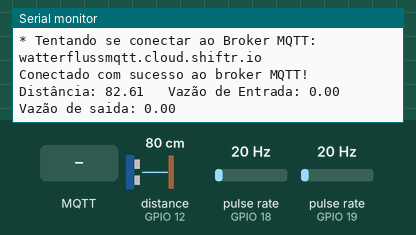
This sketch was run on a simulated ESP32. On the bench: the last lines printed to the serial monitor. Wiring (inferred from the names in the program): ultrasonic range finder: trigger GPIO 13; echo GPIO 12; 2 × pulse sensor: data GPIO 18 / data GPIO 19. The inputs (shaded band) are chosen by the test bench; at power-on: distance to the obstacle (sensor on GPIO 12) 80 cm, pulse rate (sensors on GPIO 18, GPIO 19) 20 Hz. The echo pulse lasts 58.3 µs per cm; WiFi joins after 1.5 s; servers stay silent unless stated; no MQTT or app messages arrive unless stated.

Above: at 2.7 s.
2.8 s: MQTT message "1" arrives on the first subscribed topic
At 4.0 s:
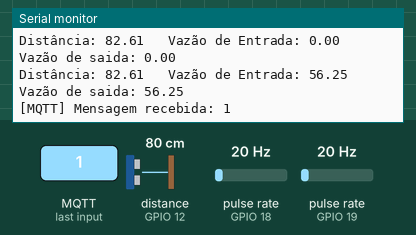
4.4 s: MQTT message "on" arrives on the first subscribed topic
At 6.4 s:
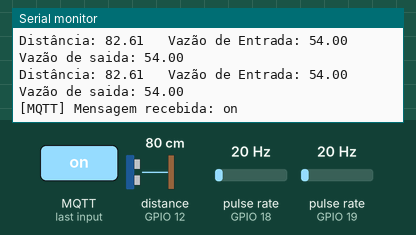
6.8 s: MQTT message "off" arrives on the first subscribed topic
At 8.7 s:
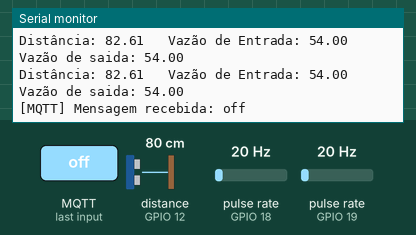
9.3 s: distance to the obstacle (sensor on GPIO 12) set to 2 cm
At 10.6 s:
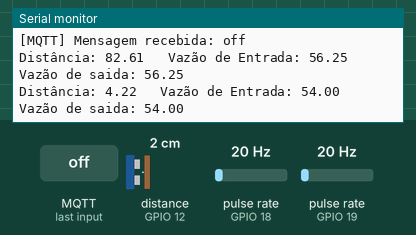
10.8 s: pulse rate (sensor on GPIO 18) set to 4 Hz
At 12.0 s:
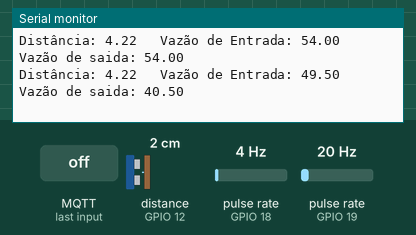
12.3 s: pulse rate (sensor on GPIO 19) set to 4 Hz
At 13.2 s:
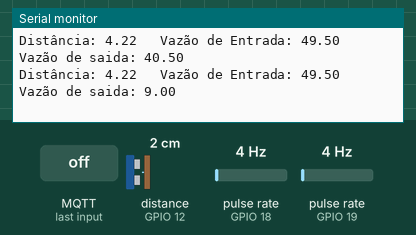
Timing chart, 0 to 14.8 s (numbered marks = the images above; inputs shaded):
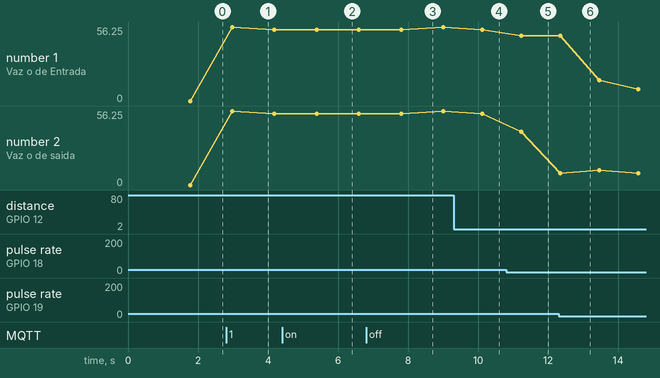

Measured:
- after the input at 2.8 s, the serial monitor: prints a new line after 0.18 s (image 1)
- after the input at 4.4 s, the serial monitor: prints a new line after 0.99 s (image 2)
- after the input at 6.8 s, the serial monitor: prints a new line after 1.0 s (image 3)
- after the input at 9.3 s, the serial monitor: prints a new line after 0.82 s (image 4)
- after the input at 10.8 s, the serial monitor: prints a new line after 0.43 s (image 5)
- plotted number 2: 54 → 40.5 after the input at 10.8 s

The sketch:

Projeto_tecnicoV4.ino
```cpp
/* Bibliotecas */
#include <WiFi.h> /* Header para uso das funcionalidades de wi-fi do ESP32 */
#include <PubSubClient.h>  /*  Header para uso da biblioteca PubSubClient */

#define MSG_BUFFER_SIZE (50)
char msgDistancia[MSG_BUFFER_SIZE];
char msgVEntrada[MSG_BUFFER_SIZE];
char msgVSaida[MSG_BUFFER_SIZE];

/* Tópico MQTT para recepção de informações do broker MQTT para ESP32 */
#define TOPICO_SUBSCRIBE "Recebe_informacao"

/* Tópicos MQTT para envio de informações do ESP32 para broker MQTT */
#define TOPICO_PUBLISH_DISTANCIA   "Distancia"
#define TOPICO_PUBLISH_VAZAO_ENTRADA   "VazaoEntrada"
#define TOPICO_PUBLISH_VAZAO_SAIDA   "VazaoSaida"
#define ID_MQTT  "WatterFluss_MQTT" /* id mqtt (para identificação de sessão) */

/*  Variáveis e constantes globais */
const char* SSID = "WILLIAM 2G"; /* SSID / nome da rede WI-FI que deseja se conectar */
const char* PASSWORD = "31997406098";  /*  Senha da rede WI-FI que deseja se conectar */
const char* BROKER_MQTT = "watterflussmqtt.cloud.shiftr.io"; /* URL do broker MQTT Utilizado */
const char* USERNAME_MQTT = "watterflussmqtt";
const char* PASSWORD_MQTT = "isTz40tgY7yWkMQa";
int BROKER_PORT = 1883;/* Porta do Broker MQTT */
unsigned long currentTime;
unsigned long lastTime;
double fluxoEntrada;
unsigned long  flow_frequencyEntrada;
double fluxoSaida;
unsigned long  flow_frequencySaida;
float distancia;

/*Pinos*/
int flowPinEntrada = 19;    //Este é o pino de entrada do sensor de Vazão de Entrada
int flowPinSaida = 18;    //Este é o pino de entrada do sensor de Vazão de Saida
int pinTrigger = 13;  //Este é o pino de entrada do pulso
int pinEcho = 12;  //Este é o pino de Saida do pulso

/* Variáveis e objetos globais */
WiFiClient espClient;
PubSubClient MQTT(espClient);

/*Funções */
void init_serial(void);//Inicia
void init_wifi(void);
void init_mqtt(void);
void reconnect_wifi(void);
void mqtt_callback(char* topic, byte* payload, unsigned int length);
void verifica_conexoes_wifi_mqtt(void);
float leituraSimples(); //Realiza a leitura unitaria de Distancia
float calcularDistancia(); //Realiza o calculo médio das distancias unitarias
void sonarBegin(byte trig ,byte echo);

/*
 *  Implementações das funções
 */

void ICACHE_RAM_ATTR flowEntrada () { // Função Interrupção
   flow_frequencyEntrada++; //Quando essa função é chamada, soma-se 1 a variável
}
void ICACHE_RAM_ATTR flowSaida () { // Função Interrupção
   flow_frequencySaida++; //Quando essa função é chamada, soma-se 1 a variável
}
void setup()
{
    init_wifi();
    init_mqtt();
    pinMode(flowPinEntrada, INPUT);
    pinMode(flowPinSaida, INPUT);
    init_serial();
    sonarBegin(pinTrigger,pinEcho);
    attachInterrupt(digitalPinToInterrupt(flowPinEntrada), flowEntrada, RISING); // Setup Interrupt
    attachInterrupt(digitalPinToInterrupt(flowPinSaida), flowSaida, RISING); // Setup Interrupt
    currentTime = millis();
   lastTime = currentTime;
}

/* Função: inicializa comunicação serial com baudrate 115200 (para fins de monitorar no terminal serial o que está acontecendo.*/
void init_serial()
{
    Serial.begin(115200);
}

/* Função: inicializa e conecta-se na rede WI-FI desejada*/
void init_wifi(void)
{
    delay(10);
    Serial.println("------Conexao WI-FI------");
    Serial.print("Conectando-se na rede: ");
    Serial.println(SSID);
    Serial.println("Aguarde");
    reconnect_wifi();
}

/* Função: inicializa parâmetros de conexão MQTT(endereço do broker, porta e seta função de callback)*/
void init_mqtt(void)
{
    /* informa a qual broker e porta deve ser conectado */
    MQTT.setServer(BROKER_MQTT, BROKER_PORT);
    /* atribui função de callback (função chamada quando qualquer informação do
    tópico subescrito chega) */
    MQTT.setCallback(mqtt_callback);
}

/* Função: função de callback
 *          esta função é chamada toda vez que uma informação de
 *          um dos tópicos subescritos chega)
 * */
void mqtt_callback(char* topic, byte* payload, unsigned int length)
{
    String msg;

    //obtem a string do payload recebido
    for(int i = 0; i < length; i++)
    {
       char c = (char)payload[i];
       msg += c;
    }
    Serial.print("[MQTT] Mensagem recebida: ");
    Serial.println(msg);
}

/* Função: reconecta-se ao broker MQTT (caso ainda não esteja conectado ou em caso de a conexão cair)
 *          em caso de sucesso na conexão ou reconexão, o subscribe dos tópicos é refeito.
 */
void reconnect_mqtt(void)
{
    while (!MQTT.connected())
    {
        Serial.print("* Tentando se conectar ao Broker MQTT: ");
        Serial.println(BROKER_MQTT);
        if (MQTT.connect(ID_MQTT,USERNAME_MQTT,PASSWORD_MQTT))
        {
            Serial.println("Conectado com sucesso ao broker MQTT!");
            MQTT.subscribe(TOPICO_SUBSCRIBE);
        }
        else
        {
            Serial.println("Falha ao reconectar no broker.");
            Serial.println("Havera nova tentatica de conexao em 2s");
            delay(2000);
        }
    }
}

/* Função: reconecta-se ao WiFi*/
void reconnect_wifi()
{
    /* se já está conectado a rede WI-FI, nada é feito.
       Caso contrário, são efetuadas tentativas de conexão */
    if (WiFi.status() == WL_CONNECTED)
        return;

    WiFi.begin(SSID, PASSWORD);

    while (WiFi.status() != WL_CONNECTED)
    {
        delay(100);
        Serial.print(".");
    }

    Serial.println();
    Serial.print("Conectado com sucesso na rede ");
    Serial.print(SSID);
    Serial.println("IP obtido: ");
    Serial.println(WiFi.localIP());
}

/* Função: verifica o estado das conexões WiFI e ao broker MQTT.
 *         Em caso de desconexão (qualquer uma das duas), a conexão
 *         é refeita.
 */
void verifica_conexoes_wifi_mqtt(void)
{
    /* se não há conexão com o WiFI, a conexão é refeita */
    reconnect_wifi();
    /* se não há conexão com o Broker, a conexão é refeita */
    if (!MQTT.connected())
        reconnect_mqtt();
}

/* programa principal */
void loop()
{
    verifica_conexoes_wifi_mqtt(); /* garante funcionamento das conexões WiFi e ao broker MQTT */
    currentTime = millis();
    interrupts();  //sei(); // Enable interrupts
    if(currentTime >= (lastTime + 1000)){
      lastTime = currentTime;
      fluxoEntrada = (flow_frequencyEntrada * 2.25); //Conta os pulsos no último segundo e multiplica por 2,25mL, que é a vazão de cada pulso
      flow_frequencyEntrada = 0;
      fluxoSaida = (flow_frequencySaida * 2.25); //Conta os pulsos no último segundo e multiplica por 2,25mL, que é a vazão de cada pulso
      flow_frequencySaida = 0;
  }
    distancia = calcularDistancia();
    sprintf(msgDistancia,"%f",distancia);
    sprintf(msgVEntrada,"%f",fluxoEntrada);
    sprintf(msgVSaida,"%f",fluxoSaida);
    Serial.print("Distância: ");
    Serial.print(distancia);
    Serial.print("   Vazão de Entrada: ");
    Serial.print(fluxoEntrada);
    Serial.print("   Vazão de saida: ");
    Serial.println(fluxoSaida);

    /* Envia frase ao broker MQTT */
    MQTT.publish(TOPICO_PUBLISH_VAZAO_ENTRADA,msgVEntrada);
    MQTT.publish(TOPICO_PUBLISH_VAZAO_SAIDA, msgVSaida);
    MQTT.publish(TOPICO_PUBLISH_DISTANCIA, msgDistancia);
    /* keep-alive da comunicação com broker MQTT */
    MQTT.loop();
    /* Aguarda 1 segundo para próximo envio */
    delay(1000);
}
void sonarBegin(byte trig ,byte echo) {
  #define divisor 58.0
  #define intervaloMedida 5 // MÁXIMO 35 mS PARA ATÉ 6,0M MIN 5mS PARA ATÉ 0,8M
  #define qtdMedidas 20 // QUANTIDADE DE MEDIDAS QUE SERÃO FEITAS
  pinMode(trig, OUTPUT);
  pinMode(echo, INPUT);
  digitalWrite(trig, LOW); // DESLIGA O TRIGGER E ESPERA 500 uS
  delayMicroseconds(500);

}
float calcularDistancia() {
  float leituraSum = 0;
  float resultado = 0;
  for (int index = 0; index < qtdMedidas; index++) {
    delay(intervaloMedida);
    leituraSum += leituraSimples();
  }
  resultado = (float) leituraSum / qtdMedidas;
  resultado = resultado + 2.2;
  return resultado;
}

float leituraSimples() {
  long duracao = 0;
  float resultado = 0;
  digitalWrite(pinTrigger, HIGH);
  delayMicroseconds(10);
  digitalWrite(pinTrigger, LOW);
  duracao = pulseIn(pinEcho, HIGH);
  resultado = ((float) duracao / divisor);
  return resultado;
}
```
